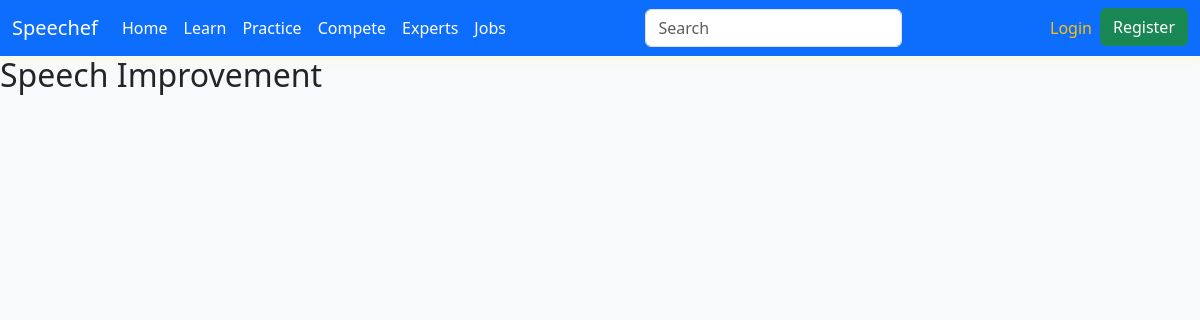
Before: /learn/category/Speech Improvement/ with the older database file.
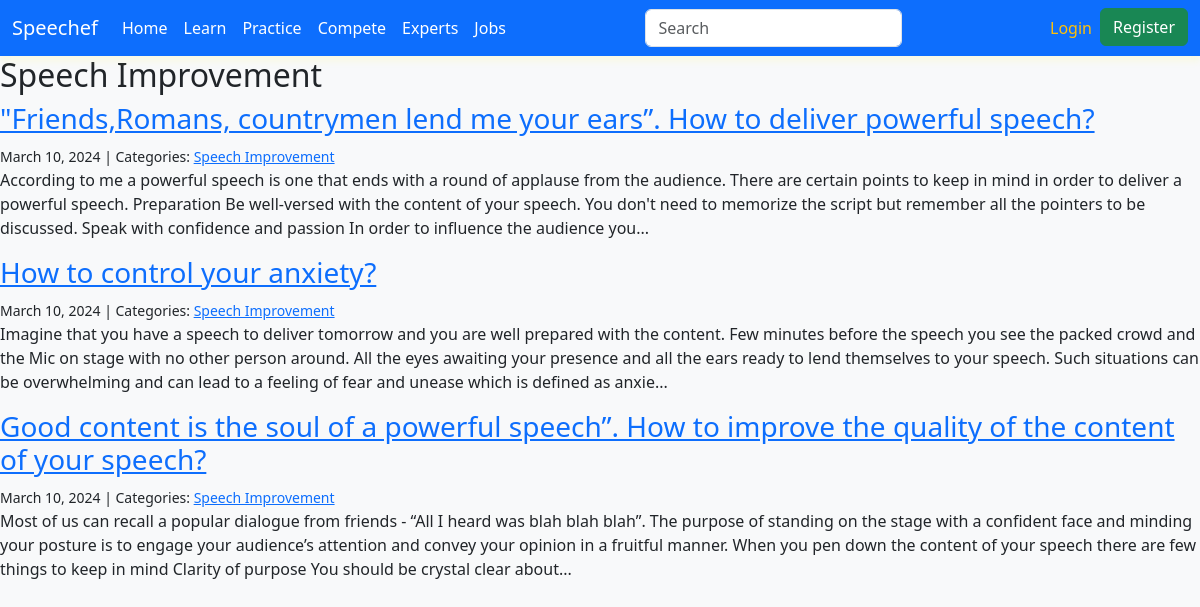
After: the same page with the newer database file.
### learn/models.py (models this page shows, shortened)
class Category(models.Model):
    name = models.CharField(max_length=30)
    class Meta:
        verbose_name_plural = "Categories"

class Post(models.Model):
    title = models.CharField(max_length=255)
    body = models.TextField()
    created_on = models.DateTimeField(auto_now_add=True)
    last_modified = models.DateTimeField(auto_now=True)
    categories = models.ManyToManyField("Category", related_name="posts")

### learn/views.py (the view)
# urls.py: path("category/<category>/", views.learn_category, name="learn_category"),
def learn_category(request, category):
    posts = Post.objects.filter(
        categories__name__contains=category
    ).order_by("-created_on")
    context = {
        "category": category,
        "posts": posts,
    }
    return render(request, "learn/category.html", context)

### learn/templates/learn/category.html
{% extends "learn/index.html" %}
{% block page_title %}
<h2>{{ category }}</h2>
{% endblock page_title %}

### learn/templates/learn/index.html (shortened to what this page needs)
{% extends "base.html" %}
{% block page_content %}
    {% block posts %}
        {% for post in posts %}
            <h3><a href="{% url 'learn_detail' post.pk %}">{{ post.title }}</a></h3>
            <small>
                {{ post.created_on.date }} | Categories:
                {% for category in post.categories.all %}
                    <a href="{% url 'learn_category' category.name %}">
                        {{ category.name }}
                    </a>
                {% endfor %}
            </small>
            <p>{{ post.body | slice:":400" }}...</p>
        {% endfor %}
    {% endblock posts %}
{% endblock page_content %}

Changed rows visible on the page:
added Category: name "Speech Improvement"
added Post: title "\"Friends,Romans, countrymen lend me your ears”. How to deliver powerful speech?", created_on "March 10, 2024", body "According to me a powerful speech is one that ends with a round of applause from the audience. There are certain points to keep in mind in order to deliver a powerful speech. Preparation Be well-versed with the content of your speech. You don't need to memorize the script but remember all the pointers to be discussed. Speak with confidence and passion In order to influence the audience you"
added Post: title "How to control your anxiety?", created_on "March 10, 2024", body "Imagine that you have a speech to deliver tomorrow and you are well prepared with the content. Few minutes before the speech you see the packed crowd and the Mic on stage with no other person around. All the eyes awaiting your presence and all the ears ready to lend themselves to your speech. Such situations can be overwhelming and can lead to a feeling of fear and unease which is defined as anxie"
added Post: title "Good content is the soul of a powerful speech”. How to improve the quality of the content of your speech?", created_on "March 10, 2024", body "Most of us can recall a popular dialogue from friends - “All I heard was blah blah blah”. The purpose of standing on the stage with a confident face and minding your posture is to engage your audience’s attention and convey your opinion in a fruitful manner. When you pen down the content of your speech there are few things to keep in mind Clarity of purpose You should be crystal clear about"
Other visible differences:
{{ category }}: "Speech Improvement" → (not shown)
